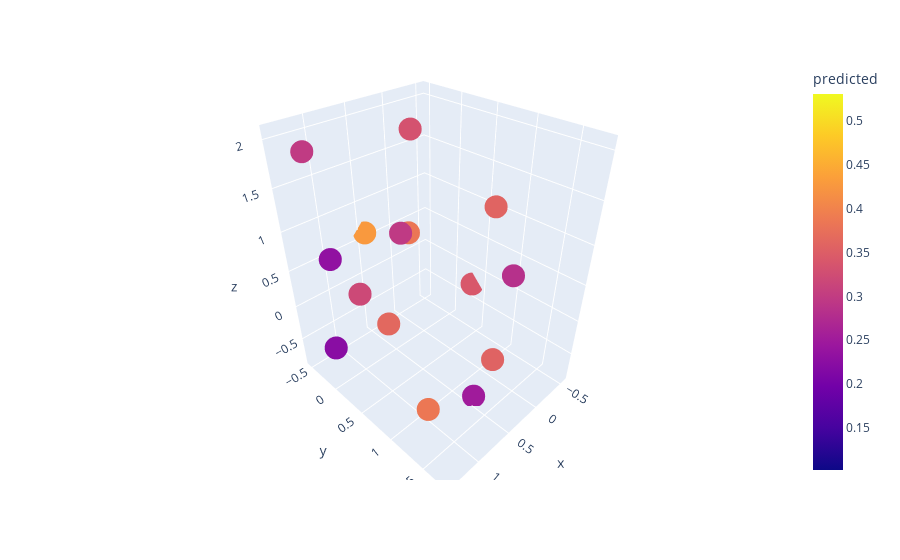

The code cell stored with this chart in its notebook:
### Code cell
def present_in_2D(data_train_preds, X_embedded2D):
    figure = plt.figure(figsize=(40,30))
    plt.scatter(X_embedded2D.T[0], X_embedded2D.T[1], c=data_train_preds['YIELD'], cmap = 'jet')
    plt.legend()
    plt.colorbar()
        
    return plt.show()

def present_in_3D(data_train_preds, X_embedded):
    df = pd.DataFrame(columns= ['x', 'y', 'z', 'predicted'])
    x, y, z, preds = [], [], [], []
    for j in range(len(X_embedded)):
        x.append(X_embedded[j][0])
        y.append(X_embedded[j][1])
        z.append(X_embedded[j][2])

        preds.append(data_train_preds['YIELD'][j])

    df['x'] = x
    df['y'] = y
    df['z'] = z
    df['predicted'] = preds

    fig = px.scatter_3d(df, x='x', y='y', z='z', color='predicted')

    return fig, df

fig1, df = present_in_3D(data_train_preds, X_embedded3D)
fig1.show()

### Figure 1 — Plotly figure (JSON) as saved in the notebook; plotly's stock layout.template omitted (floating-point values rounded to 4 significant figures; data arrays with more than 128 entries replaced by an {"elided": "..."} marker saying what was removed)
{"data": [{"hovertemplate": "x=%{x}<br>y=%{y}<br>z=%{z}<br>predicted=%{marker.color}<extra></extra>", "legendgroup": "", "marker": {"color": {"elided": "1186 float values"}, "coloraxis": "coloraxis", "symbol": "circle"}, "mode": "markers", "name": "", "scene": "scene", "showlegend": false, "type": "scatter3d", "x": {"elided": "1186 float values"}, "y": {"elided": "1186 float values"}, "z": {"elided": "1186 float values"}}], "layout": {"coloraxis": {"colorbar": {"title": {"text": "predicted"}}, "colorscale": [[0, "#0d0887"], [0.1111, "#46039f"], [0.2222, "#7201a8"], [0.3333, "#9c179e"], [0.4444, "#bd3786"], [0.5556, "#d8576b"], [0.6667, "#ed7953"], [0.7778, "#fb9f3a"], [0.8889, "#fdca26"], [1, "#f0f921"]]}, "legend": {"tracegroupgap": 0}, "margin": {"t": 60}, "scene": {"domain": {"x": [0, 1], "y": [0, 1]}, "xaxis": {"title": {"text": "x"}}, "yaxis": {"title": {"text": "y"}}, "zaxis": {"title": {"text": "z"}}}}}
